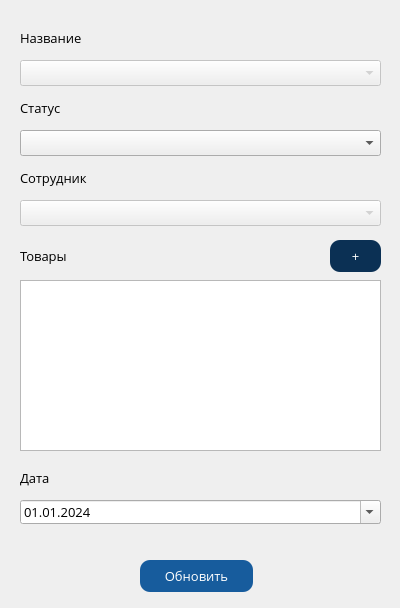
<?xml version="1.0" encoding="UTF-8"?>
<ui version="4.0">
 <class>Form_Update_Zakaz</class>
 <widget class="QWidget" name="Form_Update_Zakaz">
  <property name="windowModality">
   <enum>Qt::ApplicationModal</enum>
  </property>
  <property name="geometry">
   <rect>
    <x>0</x>
    <y>0</y>
    <width>400</width>
    <height>608</height>
   </rect>
  </property>
  <property name="font">
   <font>
    <family>Open Sans</family>
    <pointsize>10</pointsize>
   </font>
  </property>
  <property name="windowTitle">
   <string>Форма обновления записи</string>
  </property>
  <property name="windowIcon">
   <iconset>
    <normaloff>logo.png</normaloff>logo.png</iconset>
  </property>
  <widget class="QLabel" name="label">
   <property name="geometry">
    <rect>
     <x>20</x>
     <y>30</y>
     <width>181</width>
     <height>16</height>
    </rect>
   </property>
   <property name="text">
    <string>Название</string>
   </property>
  </widget>
  <widget class="QPushButton" name="pushButton">
   <property name="geometry">
    <rect>
     <x>140</x>
     <y>560</y>
     <width>113</width>
     <height>32</height>
    </rect>
   </property>
   <property name="styleSheet">
    <string notr="true">QPushButton {
    border-radius:  10px;
    background-color:  rgb(23, 92, 157);
    color:  rgb(255, 255, 255);
	font: 10pt &quot;Open Sans&quot;;
}

QPushButton:pressed {
    background-color:  rgb(11, 48, 84);
}</string>
   </property>
   <property name="text">
    <string>Обновить</string>
   </property>
  </widget>
  <widget class="QLabel" name="label_2">
   <property name="geometry">
    <rect>
     <x>20</x>
     <y>170</y>
     <width>181</width>
     <height>16</height>
    </rect>
   </property>
   <property name="text">
    <string>Сотрудник</string>
   </property>
  </widget>
  <widget class="QLabel" name="label_3">
   <property name="geometry">
    <rect>
     <x>20</x>
     <y>245</y>
     <width>181</width>
     <height>21</height>
    </rect>
   </property>
   <property name="text">
    <string>Товары</string>
   </property>
  </widget>
  <widget class="QLabel" name="label_5">
   <property name="geometry">
    <rect>
     <x>20</x>
     <y>470</y>
     <width>181</width>
     <height>16</height>
    </rect>
   </property>
   <property name="text">
    <string>Дата</string>
   </property>
  </widget>
  <widget class="QDateEdit" name="dateEdit">
   <property name="geometry">
    <rect>
     <x>20</x>
     <y>500</y>
     <width>361</width>
     <height>24</height>
    </rect>
   </property>
   <property name="displayFormat">
    <string>dd.MM.yyyy</string>
   </property>
   <property name="calendarPopup">
    <bool>true</bool>
   </property>
   <property name="date">
    <date>
     <year>2024</year>
     <month>1</month>
     <day>1</day>
    </date>
   </property>
  </widget>
  <widget class="QComboBox" name="comboBox">
   <property name="enabled">
    <bool>false</bool>
   </property>
   <property name="geometry">
    <rect>
     <x>20</x>
     <y>60</y>
     <width>361</width>
     <height>26</height>
    </rect>
   </property>
  </widget>
  <widget class="QComboBox" name="comboBox_2">
   <property name="enabled">
    <bool>false</bool>
   </property>
   <property name="geometry">
    <rect>
     <x>20</x>
     <y>200</y>
     <width>361</width>
     <height>26</height>
    </rect>
   </property>
  </widget>
  <widget class="QPushButton" name="pushButton_2">
   <property name="enabled">
    <bool>false</bool>
   </property>
   <property name="geometry">
    <rect>
     <x>330</x>
     <y>240</y>
     <width>51</width>
     <height>32</height>
    </rect>
   </property>
   <property name="styleSheet">
    <string notr="true">QPushButton {
    border-radius:  10px;
    background-color:  rgb(11, 48, 84);
    color:  rgb(255, 255, 255);
}</string>
   </property>
   <property name="text">
    <string>+</string>
   </property>
  </widget>
  <widget class="QTableView" name="tableView">
   <property name="geometry">
    <rect>
     <x>20</x>
     <y>280</y>
     <width>361</width>
     <height>171</height>
    </rect>
   </property>
  </widget>
  <widget class="QLabel" name="label_4">
   <property name="geometry">
    <rect>
     <x>20</x>
     <y>100</y>
     <width>181</width>
     <height>16</height>
    </rect>
   </property>
   <property name="text">
    <string>Статус</string>
   </property>
  </widget>
  <widget class="QComboBox" name="comboBox_3">
   <property name="geometry">
    <rect>
     <x>20</x>
     <y>130</y>
     <width>361</width>
     <height>26</height>
    </rect>
   </property>
  </widget>
 </widget>
 <resources/>
 <connections/>
</ui>
